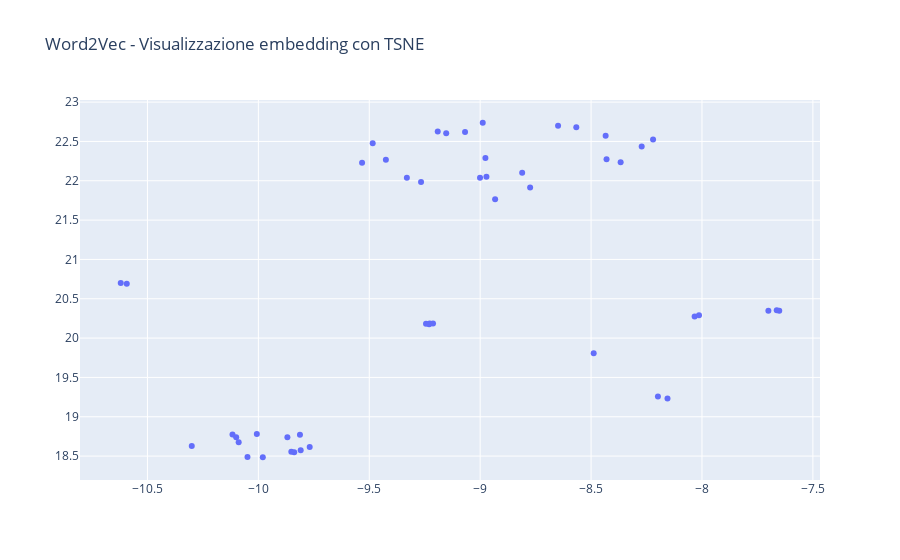
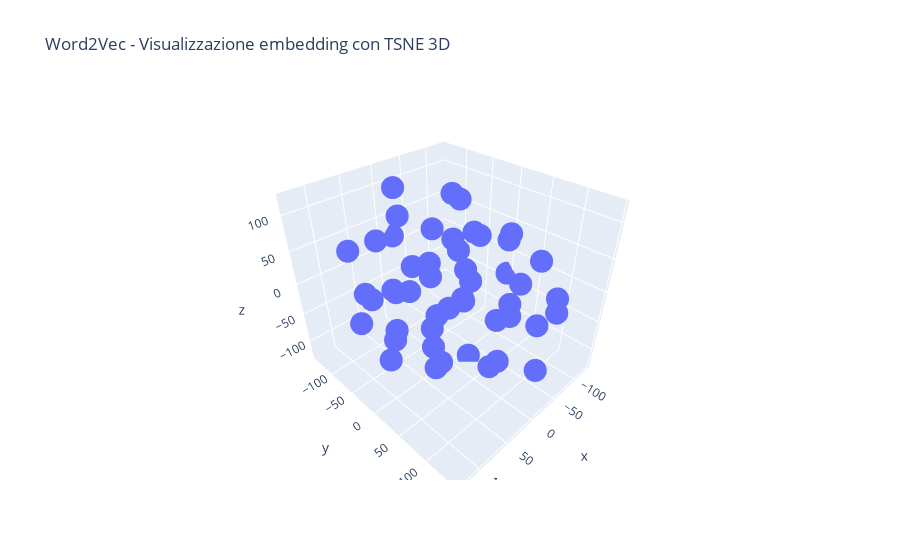

Source (notebook cell) for these figures, in order:
### Code cell
from sklearn.manifold import TSNE
import numpy as np

def reduce_dimensions(model):
    num_components = 2 # number of dimensions to keep after compression
    # extract vocabulary from model and vectors in order to associate them in t
    vectors = np.asarray(model.wv.vectors)
    labels = np.asarray(model.wv.index_to_key)
    # apply TSNE
    tsne = TSNE(n_components=num_components, random_state=0)
    vectors = tsne.fit_transform(vectors)
    x_vals = [v[0] for v in vectors]
    y_vals = [v[1] for v in vectors]
    return x_vals, y_vals, labels

def reduce_dimensions3D(model):
    num_components = 3 # number of dimensions to keep after compression
    # extract vocabulary from model and vectors in order to associate them in t
    vectors = np.asarray(model.wv.vectors)
    labels = np.asarray(model.wv.index_to_key)
    # apply TSNE
    tsne = TSNE(n_components=num_components, random_state=0)
    vectors = tsne.fit_transform(vectors)
    x_vals = [v[0] for v in vectors]
    y_vals = [v[1] for v in vectors]
    z_vals = [v[2] for v in vectors]
    return x_vals, y_vals,z_vals, labels

def plot_embeddings(x_vals, y_vals, labels):
    import plotly.graph_objs as go
    fig = go.Figure()
    trace = go.Scatter(x=x_vals, y=y_vals, mode='markers', text=labels)
    fig.add_trace(trace)
    fig.update_layout(title="Word2Vec - Visualizzazione embedding con TSNE")
    fig.show()
    return fig

x_vals, y_vals, labels = reduce_dimensions(model)
plot = plot_embeddings(x_vals, y_vals, labels)

def plot_embeddings3D(x_vals, y_vals,z_vals, labels):
    import plotly.graph_objs as go
    fig = go.Figure()
    trace = go.Scatter3d(x=x_vals, y=y_vals, z=z_vals, mode='markers', text=labels)
    fig.add_trace(trace)
    fig.update_layout(title="Word2Vec - Visualizzazione embedding con TSNE 3D")
    fig.show()
    return fig

x_vals, y_vals,z_vals, labels = reduce_dimensions3D(model)
plot3d = plot_embeddings3D(x_vals, y_vals,z_vals, labels)

plot3d.write_html('tsne3d1.html')
plot.write_html('tsne1.html')

### Figure 1 — Plotly figure (JSON) as saved in the notebook; plotly's stock layout.template omitted (floating-point values rounded to 4 significant figures)
{"data": [{"mode": "markers", "text": ["0-35", "m", "f", "a_level_or_equivalent", "lower_than_a_level", "pass", "withdrawn", "35-55", "fail", "he_qualification", "scotland", "east_anglian_region", "london_region", "south_region", "distinction", "north_western_region", "west_midlands_region", "ccc-2014j", "south_west_region", "east_midlands_region", "fff-2014j", "bbb-2014j", "fff-2013j", "bbb-2013j", "south_east_region", "wales", "yorkshire_region", "ddd-2013j", "ccc-2014b", "north_region", "ddd-2014j", "bbb-2013b", "fff-2013b", "bbb-2014b", "fff-2014b", "ddd-2013b", "ddd-2014b", "eee-2014j", "ireland", "eee-2013j", "ggg-2013j", "ggg-2014b", "ggg-2014j", "eee-2014b", "aaa-2013j", "aaa-2014j", "no_formal_quals", "post_graduate_qualification", "55-80"], "type": "scatter", "x": [-8.155, -10.59, -10.62, -7.652, -7.663, -9.244, -9.228, -8.199, -9.23, -7.701, -10.3, -9.98, -10.05, -10.1, -9.213, -9.838, -9.769, -9.485, -9.851, -9.809, -8.988, -8.649, -9.191, -8.567, -9.812, -10.01, -9.869, -8.811, -9.532, -10.12, -8.976, -8.434, -9.153, -8.43, -9.068, -8.972, -9.001, -9.425, -10.09, -9.33, -8.22, -8.272, -8.367, -9.267, -8.933, -8.775, -8.033, -8.013, -8.488], "y": [19.23, 20.69, 20.7, 20.35, 20.36, 20.18, 20.18, 19.26, 20.17, 20.35, 18.63, 18.49, 18.49, 18.74, 20.18, 18.55, 18.62, 22.48, 18.56, 18.58, 22.74, 22.7, 22.63, 22.68, 18.77, 18.78, 18.74, 22.1, 22.23, 18.77, 22.29, 22.57, 22.6, 22.27, 22.62, 22.05, 22.04, 22.27, 18.68, 22.04, 22.53, 22.44, 22.23, 21.98, 21.77, 21.91, 20.27, 20.29, 19.81]}], "layout": {"title": {"text": "Word2Vec - Visualizzazione embedding con TSNE"}}}

### Figure 2 — Plotly figure (JSON) as saved in the notebook; plotly's stock layout.template omitted (floating-point values rounded to 4 significant figures)
{"data": [{"mode": "markers", "text": ["0-35", "m", "f", "a_level_or_equivalent", "lower_than_a_level", "pass", "withdrawn", "35-55", "fail", "he_qualification", "scotland", "east_anglian_region", "london_region", "south_region", "distinction", "north_western_region", "west_midlands_region", "ccc-2014j", "south_west_region", "east_midlands_region", "fff-2014j", "bbb-2014j", "fff-2013j", "bbb-2013j", "south_east_region", "wales", "yorkshire_region", "ddd-2013j", "ccc-2014b", "north_region", "ddd-2014j", "bbb-2013b", "fff-2013b", "bbb-2014b", "fff-2014b", "ddd-2013b", "ddd-2014b", "eee-2014j", "ireland", "eee-2013j", "ggg-2013j", "ggg-2014b", "ggg-2014j", "eee-2014b", "aaa-2013j", "aaa-2014j", "no_formal_quals", "post_graduate_qualification", "55-80"], "type": "scatter3d", "x": [-19.04, 31.82, -24.6, 103.9, -128.9, -4.924, 128.7, 24.72, 43.73, 34.94, -95.13, 52.79, -9.609, -38.12, -2.398, -44.98, -50.92, 4.773, 4.946, -79.81, 43.0, 22.58, 45.64, 66.12, -27.14, -94.51, -82.63, 62.18, 30.89, 94.65, 65.77, -91.01, -3.529, 5.544, 68.67, 92.2, 106.8, 104.0, -86.0, -9.637, -34.05, -35.93, -59.83, -56.5, -49.6, 7.876, -120.1, -23.99, -38.54], "y": [-138.9, 68.88, -62.35, 93.09, -4.149, -110.7, 13.64, -119.6, 109.6, -53.9, -73.09, 74.22, 80.5, -71.7, 143.6, 133.7, 42.19, 11.38, 102.9, 116.7, 21.88, -54.44, -59.69, -33.25, 81.29, 81.3, 82.22, 2.527, 0.486, -79.09, -98.33, -71.16, -4.234, -108.6, 45.99, -15.0, -50.7, 14.88, 52.22, 28.83, -73.56, -30.56, -29.18, 1.021, -17.09, -28.6, 1.04, 15.91, 64.67], "z": [16.26, 120.1, -120.8, 1.024, -38.33, 104.8, 54.92, 32.66, -35.93, 96.93, 71.95, 48.62, -83.83, 45.92, -50.67, 28.23, -59.8, 78.86, 30.41, -21.58, -9.94, -22.0, -81.28, 12.78, -17.39, -72.16, 40.74, 61.97, -83.86, 61.95, -26.88, -10.49, -37.74, -59.83, -64.93, -77.2, -27.91, -16.39, -10.6, 19.61, -33.08, 111.7, -68.26, 56.29, -2.095, 28.98, 24.66, -125.4, 89.84]}], "layout": {"title": {"text": "Word2Vec - Visualizzazione embedding con TSNE 3D"}}}
